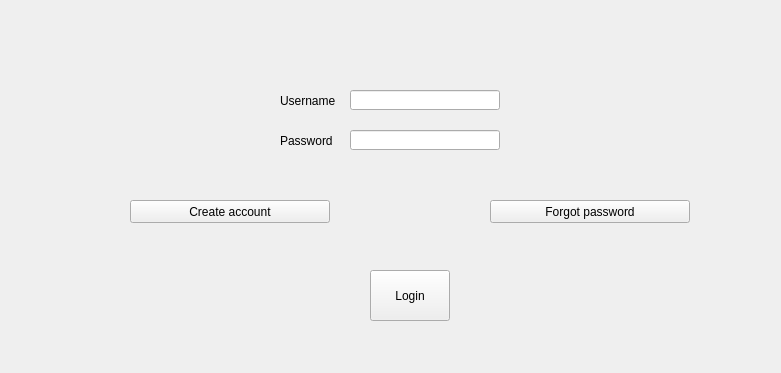
<?xml version="1.0" encoding="UTF-8"?>
<ui version="4.0">
 <class>widget</class>
 <widget class="QWidget" name="widget">
  <property name="enabled">
   <bool>true</bool>
  </property>
  <property name="geometry">
   <rect>
    <x>0</x>
    <y>0</y>
    <width>781</width>
    <height>373</height>
   </rect>
  </property>
  <property name="windowTitle">
   <string>ISTA</string>
  </property>
  <widget class="QLabel" name="label">
   <property name="geometry">
    <rect>
     <x>280</x>
     <y>90</y>
     <width>61</width>
     <height>21</height>
    </rect>
   </property>
   <property name="text">
    <string>Username</string>
   </property>
  </widget>
  <widget class="QLabel" name="label_2">
   <property name="geometry">
    <rect>
     <x>280</x>
     <y>130</y>
     <width>61</width>
     <height>21</height>
    </rect>
   </property>
   <property name="text">
    <string>Password</string>
   </property>
  </widget>
  <widget class="QPushButton" name="pushButton">
   <property name="enabled">
    <bool>true</bool>
   </property>
   <property name="geometry">
    <rect>
     <x>370</x>
     <y>270</y>
     <width>80</width>
     <height>51</height>
    </rect>
   </property>
   <property name="text">
    <string>Login</string>
   </property>
  </widget>
  <widget class="QPushButton" name="pushButton_2">
   <property name="geometry">
    <rect>
     <x>130</x>
     <y>200</y>
     <width>200</width>
     <height>23</height>
    </rect>
   </property>
   <property name="text">
    <string>Create account</string>
   </property>
  </widget>
  <widget class="QPushButton" name="pushButton_3">
   <property name="geometry">
    <rect>
     <x>490</x>
     <y>200</y>
     <width>200</width>
     <height>23</height>
    </rect>
   </property>
   <property name="text">
    <string>Forgot password</string>
   </property>
  </widget>
  <widget class="QLineEdit" name="lineEdit">
   <property name="geometry">
    <rect>
     <x>350</x>
     <y>90</y>
     <width>150</width>
     <height>20</height>
    </rect>
   </property>
   <property name="minimumSize">
    <size>
     <width>150</width>
     <height>0</height>
    </size>
   </property>
   <property name="maximumSize">
    <size>
     <width>150</width>
     <height>16777215</height>
    </size>
   </property>
  </widget>
  <widget class="QLineEdit" name="lineEdit_2">
   <property name="geometry">
    <rect>
     <x>350</x>
     <y>130</y>
     <width>150</width>
     <height>20</height>
    </rect>
   </property>
   <property name="minimumSize">
    <size>
     <width>150</width>
     <height>0</height>
    </size>
   </property>
   <property name="echoMode">
    <enum>QLineEdit::Password</enum>
   </property>
  </widget>
 </widget>
 <resources/>
 <connections/>
</ui>
